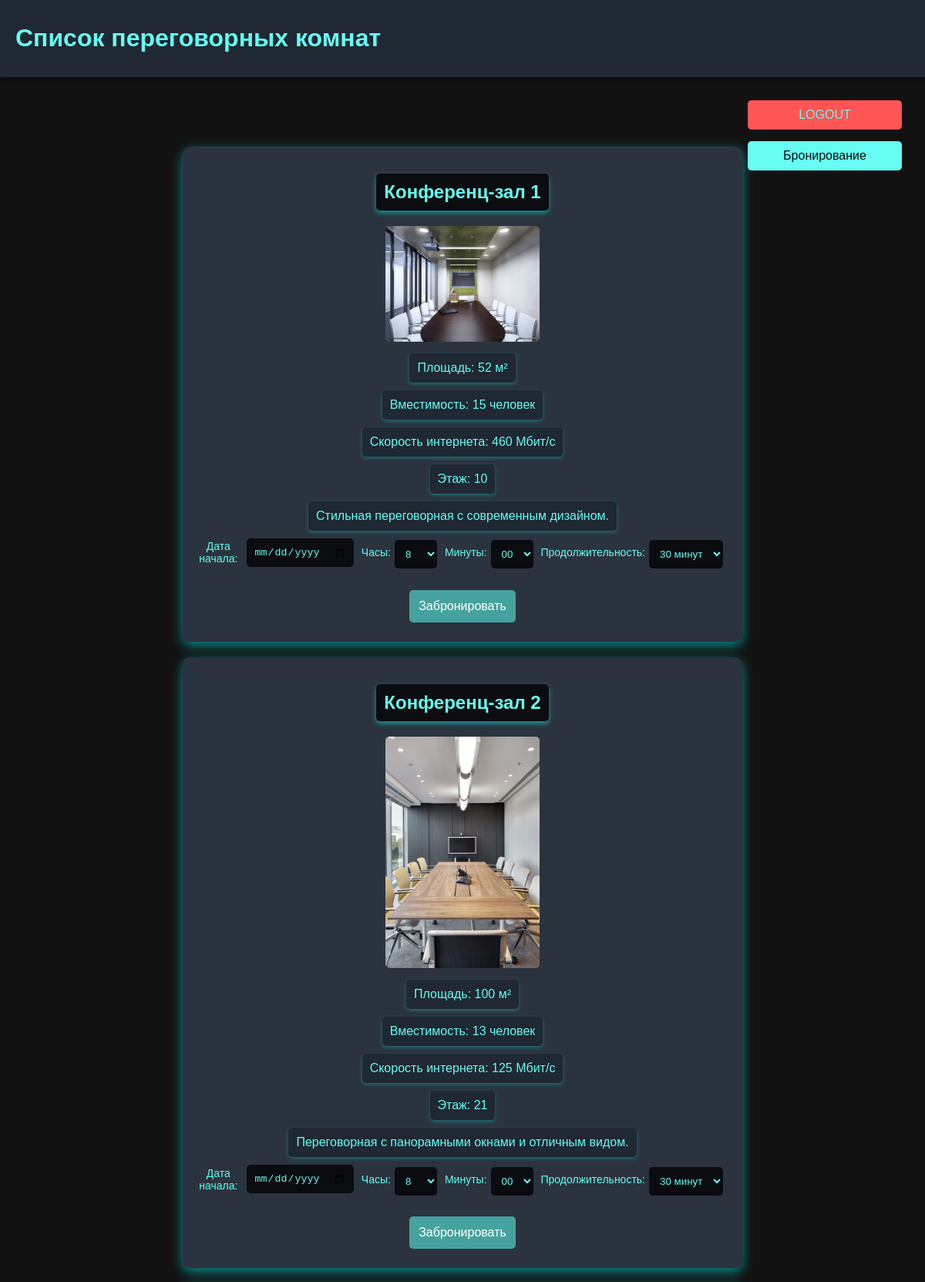
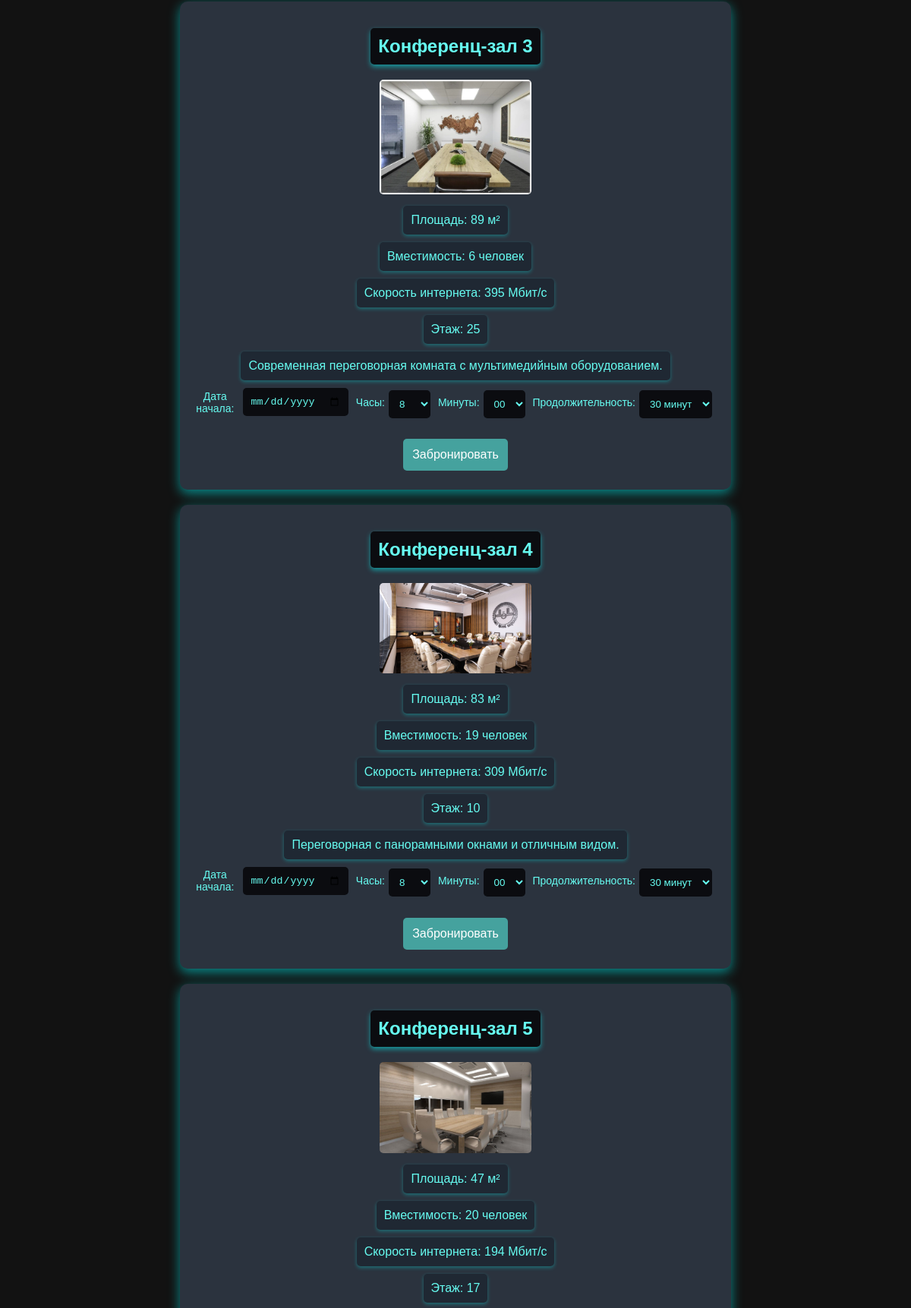
The app's page /rooms (signed in, upper part) with its own data (2 pictures, top to bottom).
### app/models.py (models this page shows, shortened)
class MeetingRoom(db.Model):
    __tablename__ = 'meeting_rooms'
    id = db.Column(db.Integer, primary_key=True)
    name = db.Column(db.String(512), nullable=False)
    area = db.Column(db.Integer, nullable=False)  # Площадь
    internet_speed = db.Column(db.Integer, nullable=False)  # Скорость интернета
    capacity = db.Column(db.Integer, nullable=False)  # Вместимость
    floor = db.Column(db.Integer, nullable=False)  # Этаж
    photo_url = db.Column(db.String(512), nullable=False)  # Фото URL
    description = db.Column(db.String(1024), nullable=True)  # Описание

### app/views.py (the view)
@views_bp.route('/rooms')
@login_required
def rooms():
    return render_template('rooms.html', rooms=MeetingRoom.query.all())

### app/templates/rooms.html (shortened to what this page needs)
<!DOCTYPE html>
<html lang="ru">
<head>
</head>
<body>
    <header>
        <div class="header-content">
            <h1>Список переговорных комнат</h1>
        </div>
    </header>
    <div class="form-container">
        <a href="/logout" class="button logout-button">LOGOUT</a>
        <a href="/account" class="button profile-button">Бронирование</a>
    </div>
    <div class="container">
        {% for room in rooms %}
            <div class="real-estate-listing">
                <h2>{{ room.name }}</h2>
                <img src="{{ url_for('static', filename=room.photo_url) }}" alt="Фото комнаты">
                <p>Площадь: {{ room.area }} м²</p>
                <p>Вместимость: {{ room.capacity }} человек</p>
                <p>Скорость интернета: {{ room.internet_speed }} Мбит/с</p>
                <p>Этаж: {{ room.floor }}</p>
                <p>{{ room.description or 'Описание отсутствует' }}</p>
                <div class="booking-details">
                    <label for="startDate-{{ room.id }}">Дата начала:</label>
                    <input type="date" id="startDate-{{ room.id }}" name="startDate-{{ room.id }}" required>
                    <label for="startHour-{{ room.id }}">Часы:</label>
                    <select id="startHour-{{ room.id }}" name="startHour-{{ room.id }}" required>
                        {% for hour in range(8, 21) %}
                            <option value="{{ '%02d' % hour }}">{{ hour }}</option>
                        {% endfor %}
                    </select>
                    <label for="startMinute-{{ room.id }}">Минуты:</label>
                    <select id="startMinute-{{ room.id }}" name="startMinute-{{ room.id }}" required>
                        <option value="00">00</option>
                    </select>
                    <label for="duration-{{ room.id }}">Продолжительность:</label>
                    <select id="duration-{{ room.id }}" name="duration-{{ room.id }}" required>
                        <option value="30">30 минут</option>
                    </select>
                </div>
                <a class="booking-button" onclick="bookRoom({{ room.id }})">Забронировать</a>
            </div>
        {% endfor %}
    </div>
</body>
</html>

### app/templates/rooms.html (style rules this page uses)
body { background-color: #121212; color: #c5c6c7; font-family: 'Arial', sans-serif; margin: 0; padding: 0; display: flex; height: 100vh; overflow: hidden; }
header { width: 100%; padding: 10px 20px; background-color: #1f2833; color: #66fcf1; display: flex; justify-content: space-between; align-items: center; position: fixed; top: 0; left: 0; right: 0; box-shadow: 0 2px 4px rgba(0, 0, 0, 0.5); z-index: 1000; }
.container { flex-grow: 1; margin-top: 150px; padding-bottom: 40px; overflow-y: auto; width: calc(100% - 240px); margin-left: auto; padding: 20px; position: relative; }
.form-container { width: 200px; margin-bottom: -2%; padding: 20px; border-radius: 5px; position: fixed; right: 10px; top: 100px; bottom: 100px; overflow-y: auto; display: flex; flex-direction: column; z-index: 1001; }
.form-container select, input { width: 100% }
input, select, button, .button { padding: 10px; margin: 5px 0; border: none; border-radius: 5px; background-color: #0b0c10; color: #66fcf1; }
button, .button { cursor: pointer; background-color: #45a29e; transition: background-color 0.3s, transform 0.2s; }
a { color: #66fcf1; text-decoration: none; }
.real-estate-listing { display: flex; flex-direction: column; align-items: center; text-align: center; margin-bottom: 20px; background-color: #2b333e; padding: 15px; border-radius: 10px; box-shadow: 0 5px 15px rgba(0, 255, 255, 0.5); transition: transform 0.3s ease; width: 60%; margin: 20px auto; }
.real-estate-listing img { border-radius: 5px; margin-bottom: 10px; width: 100%; max-width: 200px; height: auto; }
.header-content { display: flex; align-items: center; }
.real-estate-listing p { background-color: #1f2833; color: #66fcf1; padding: 10px; border-radius: 5px; margin: 5px 0; box-shadow: 0 2px 5px rgba(0, 255, 255, 0.3); transition: background-color 0.3s ease; }
.real-estate-listing h2 { background-color: #0b0c10; color: #66fcf1; padding: 10px; border-radius: 5px; box-shadow: 0 3px 6px rgba(0, 255, 255, 0.5); }
.booking-button { padding: 12px; margin: 10px 0; border: none; border-radius: 5px; background-color: #45a29e; color: #fff; font-size: 16px; cursor: pointer; transition: background-color 0.3s, transform 0.2s; }
input[type="date"] { padding: 10px; border-radius: 5px; border: none; background-color: #0b0c10; color: #66fcf1; width: 100%; margin-bottom: 10px; transition: background-color 0.3s ease; }
label { font-size: 14px; color: #66fcf1; margin-bottom: 5px; display: block; }
.profile-button { background-color: #66fcf1; color: #0b0c10; margin-top: auto; text-align: center; transition: background-color 0.3s, transform 0.2s; width: auto; }
.logout-button { background-color: #ff5555; text-align: center; margin-top: auto; width: auto; }
.booking-details { display: flex; align-items: center; margin-bottom: 10px; }
.booking-details label { margin-right: 5px; }
.booking-details input, .booking-details select { margin-right: 10px; flex: 1; }
.profile-button { background-color: #66fcf1; color: #0b0c10; text-align: center; transition: background-color 0.3s, transform 0.2s; width: auto; margin-top: 10px; }
.logout-button { background-color: #ff5555; text-align: center; margin-top: 10px; width: auto; }

### records on screen
MeetingRoom: name "Конференц-зал 1", photo_url (picture), area "52", capacity "15", internet_speed "460", floor "10", description "Стильная переговорная с современным дизайном.", id "8", id "00", id "30 минут"
MeetingRoom: name "Конференц-зал 2", photo_url (picture), area "100", capacity "13", internet_speed "125", floor "21", description "Переговорная с панорамными окнами и отличным видом.", id "8", id "00", id "30 минут"
MeetingRoom: name "Конференц-зал 3", photo_url (picture), area "89", capacity "6", internet_speed "395", floor "25", description "Современная переговорная комната с мультимедийным оборудованием.", id "8", id "00", id "30 минут"
MeetingRoom: name "Конференц-зал 4", photo_url (picture), area "83", capacity "19", internet_speed "309", floor "10", description "Переговорная с панорамными окнами и отличным видом.", id "8", id "00", id "30 минут"
MeetingRoom: name "Конференц-зал 5", photo_url (picture), area "47", capacity "20", internet_speed "194", floor "17"
